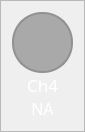
                     <widget class="QFrame" name="frame_ch4">
                      <property name="maximumSize">
                       <size>
                        <width>80</width>
                        <height>150</height>
                       </size>
                      </property>
                      <property name="styleSheet">
                       <string notr="true">QFrame{
	
	border-color: rgb(255, 98, 92);
}

QLabel{
	color: #FFF;
}</string>
                      </property>
                      <property name="frameShape">
                       <enum>QFrame::StyledPanel</enum>
                      </property>
                      <property name="frameShadow">
                       <enum>QFrame::Raised</enum>
                      </property>
                      <layout class="QVBoxLayout" name="verticalLayout_10">
                       <property name="spacing">
                        <number>0</number>
                       </property>
                       <item>
                        <widget class="QFrame" name="frame_ch4_color">
                         <property name="sizePolicy">
                          <sizepolicy hsizetype="Fixed" vsizetype="Fixed">
                           <horstretch>0</horstretch>
                           <verstretch>0</verstretch>
                          </sizepolicy>
                         </property>
                         <property name="minimumSize">
                          <size>
                           <width>61</width>
                           <height>61</height>
                          </size>
                         </property>
                         <property name="maximumSize">
                          <size>
                           <width>1000</width>
                           <height>61</height>
                          </size>
                         </property>
                         <property name="sizeIncrement">
                          <size>
                           <width>1</width>
                           <height>1</height>
                          </size>
                         </property>
                         <property name="styleSheet">
                          <string notr="true">border: 2px solid rgb(145, 145, 145);
border-radius: 30px;
background-color: rgb(169, 169, 169)</string>
                         </property>
                         <property name="frameShape">
                          <enum>QFrame::StyledPanel</enum>
                         </property>
                         <property name="frameShadow">
                          <enum>QFrame::Raised</enum>
                         </property>
                        </widget>
                       </item>
                       <item>
                        <widget class="QLabel" name="label_ch4">
                         <property name="minimumSize">
                          <size>
                           <width>61</width>
                           <height>0</height>
                          </size>
                         </property>
                         <property name="maximumSize">
                          <size>
                           <width>16777215</width>
                           <height>30</height>
                          </size>
                         </property>
                         <property name="font">
                          <font>
                           <family>DM Sans</family>
                           <pointsize>13</pointsize>
                           <weight>50</weight>
                           <italic>false</italic>
                           <bold>false</bold>
                          </font>
                         </property>
                         <property name="text">
                          <string>Ch4</string>
                         </property>
                         <property name="alignment">
                          <set>Qt::AlignCenter</set>
                         </property>
                        </widget>
                       </item>
                       <item>
                        <widget class="QLabel" name="label_ch4_value">
                         <property name="minimumSize">
                          <size>
                           <width>61</width>
                           <height>0</height>
                          </size>
                         </property>
                         <property name="maximumSize">
                          <size>
                           <width>16777215</width>
                           <height>30</height>
                          </size>
                         </property>
                         <property name="font">
                          <font>
                           <family>DM Sans</family>
                           <pointsize>12</pointsize>
                           <weight>50</weight>
                           <italic>false</italic>
                           <bold>false</bold>
                          </font>
                         </property>
                         <property name="styleSheet">
                          <string notr="true">font:12pt</string>
                         </property>
                         <property name="text">
                          <string>NA</string>
                         </property>
                         <property name="alignment">
                          <set>Qt::AlignCenter</set>
                         </property>
                        </widget>
                       </item>
                      </layout>
                     </widget>
